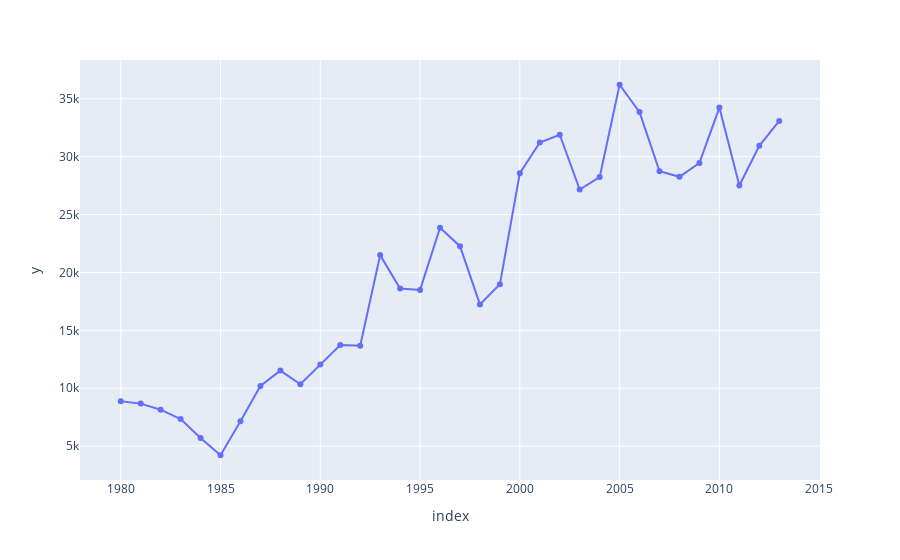

The notebook cell this image was saved under:
### Markdown cell above
# PLotly
- if youre getting a graph and a long error then
- pip install nbformat
- then restart the notebook

### Code cell
years = list(range(1980,2014))
india_data=df.loc['India',years]
px.line(india_data,x=india_data.index,y=india_data.values,markers=True)

### Figure 1 — Plotly figure (JSON) as saved in the notebook; plotly's stock layout.template omitted (floating-point values rounded to 4 significant figures)
{"data": [{"hovertemplate": "index=%{x}<br>y=%{y}<extra></extra>", "legendgroup": "", "line": {"color": "#636efa", "dash": "solid"}, "marker": {"symbol": "circle"}, "mode": "markers+lines", "name": "", "orientation": "v", "showlegend": false, "type": "scatter", "x": [1980, 1981, 1982, 1983, 1984, 1985, 1986, 1987, 1988, 1989, 1990, 1991, 1992, 1993, 1994, 1995, 1996, 1997, 1998, 1999, 2000, 2001, 2002, 2003, 2004, 2005, 2006, 2007, 2008, 2009, 2010, 2011, 2012, 2013], "xaxis": "x", "y": [8880, 8670, 8147, 7338, 5704, 4211, 7150, 10189, 11522, 10343, 12041, 13734, 13673, 21496, 18620, 18489, 23859, 22268, 17241, 18974, 28572, 31223, 31889, 27155, 28235, 36210, 33848, 28742, 28261, 29456, 34235, 27509, 30933, 33087], "yaxis": "y"}], "layout": {"legend": {"tracegroupgap": 0}, "margin": {"t": 60}, "xaxis": {"anchor": "y", "domain": [0, 1], "title": {"text": "index"}}, "yaxis": {"anchor": "x", "domain": [0, 1], "title": {"text": "y"}}}}
